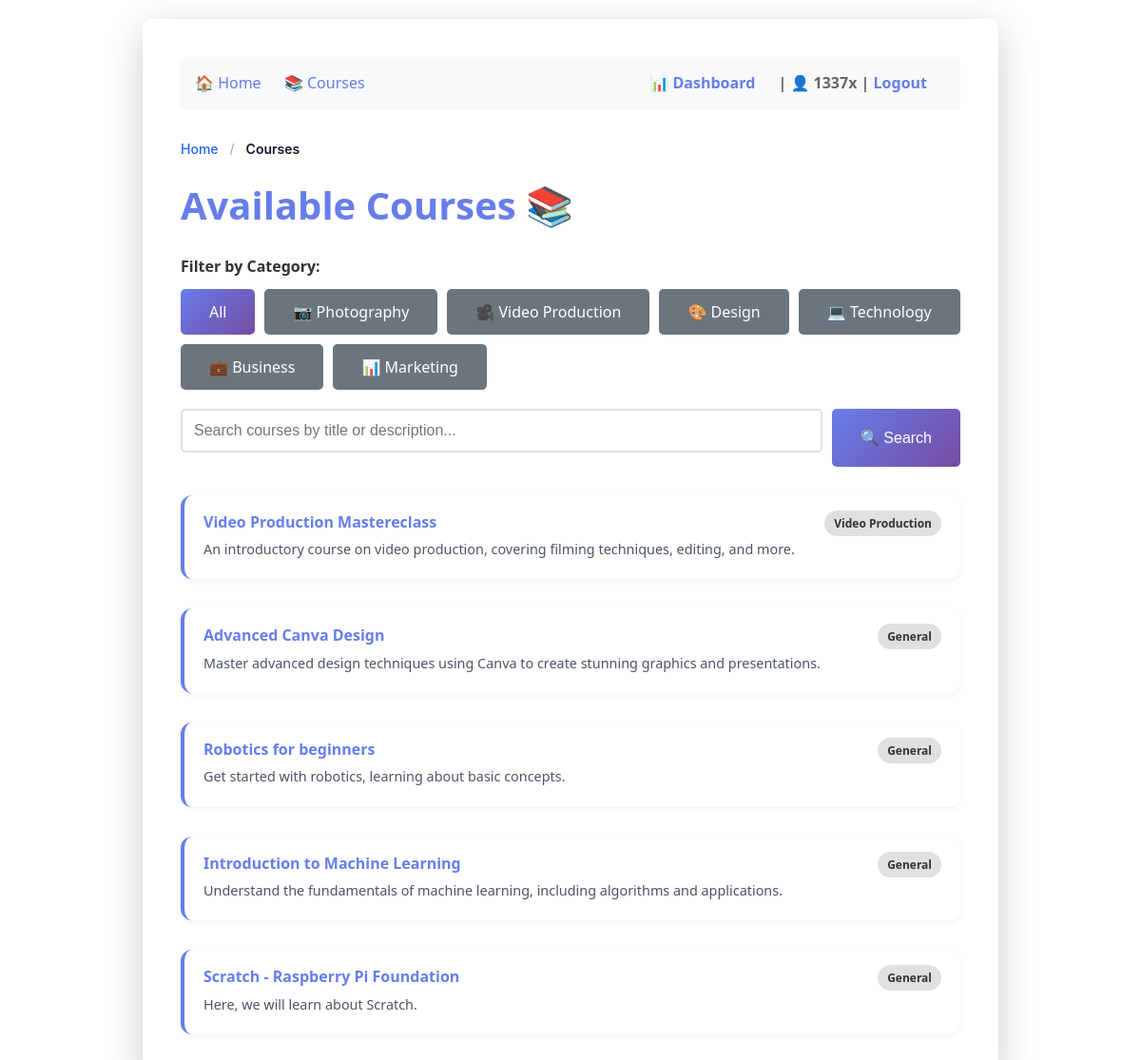
The app's page /courses (signed in) with its own data.
### tables this page shows
CREATE TABLE courses (
                   id INTEGER PRIMARY KEY,
                   title TEXT NOT NULL,
                   description TEXT NOT NULL
               , video_url TEXT, category TEXT DEFAULT 'General');

### routes/courses.py (the view)
    @app.route('/courses')
    def courses():
        search_query = request.args.get('search', '').strip()
        category_filter = request.args.get('category', '').strip()  # NEW!
        conn = get_db_connection()
        if search_query and category_filter:
            courses_list = conn.execute(
                'SELECT * FROM courses WHERE (title LIKE ? OR description LIKE ?) AND category = ?',
                (f'%{search_query}%', f'%{search_query}%', category_filter)
            ).fetchall()
        elif search_query:
            courses_list = conn.execute(
                'SELECT * FROM courses WHERE title LIKE ? OR description LIKE ?',
                (f'%{search_query}%', f'%{search_query}%')
            ).fetchall()
        elif category_filter:
            courses_list = conn.execute(
                'SELECT * FROM courses WHERE category = ?',
                (category_filter,)
            ).fetchall()
        else:
            courses_list = conn.execute('SELECT * FROM courses').fetchall()
        conn.close()
        user = session.get('username')
        admin = is_admin()
        breadcrumbs = [
            { "name": "Home", "url": "/" },
            { "name": "Courses", "url": None } # None for the active page
        ]
        return render_template('courses.html', courses=courses_list,
                            username=user, is_admin=admin,
                            search_query=search_query,
                            category_filter=category_filter,
                            breadcrumbs=breadcrumbs)

### helpers.py (called while the page is built)
def get_db_connection():
    conn = sqlite3.connect('lms.db')
    conn.row_factory = sqlite3.Row
    return conn

def is_admin():
    if 'username' not in session:
        return False
    conn = get_db_connection()
    user = conn.execute(
        'SELECT is_admin FROM users WHERE username = ?',
        (session['username'],)
    ).fetchone()
    conn.close()
    return user and user['is_admin'] == 1

### templates/courses.html (shortened to what this page needs)
{% extends "base.html" %}
{% block content %}
    <h1>Available Courses 📚</h1>
    <div style="margin-bottom: 20px;">
        <strong>Filter by Category:</strong>
        <div class="category-filters">
            <a href="/courses" class="btn filter-btn {% if not category_filter %}active{% else %}inactive{% endif %}">
                All
            </a>
            <a href="/courses?category=Photography" class="btn filter-btn {% if category_filter == 'Photography' %}active{% else %}inactive{% endif %}">
                📷 Photography
            </a>
            <a href="/courses?category=Video Production" class="btn filter-btn {% if category_filter == 'Video Production' %}active{% else %}inactive{% endif %}">
                🎥 Video Production
            </a>
            <a href="/courses?category=Design" class="btn filter-btn {% if category_filter == 'Design' %}active{% else %}inactive{% endif %}">
                🎨 Design
            </a>
            <a href="/courses?category=Technology" class="btn filter-btn {% if category_filter == 'Technology' %}active{% else %}inactive{% endif %}">
                💻 Technology
            </a>
            <a href="/courses?category=Business" class="btn filter-btn {% if category_filter == 'Business' %}active{% else %}inactive{% endif %}">
                💼 Business
            </a>
            <a href="/courses?category=Marketing" class="btn filter-btn {% if category_filter == 'Marketing' %}active{% else %}inactive{% endif %}">
                📊 Marketing
            </a>
        </div>
    </div>
    <form method="GET" action="/courses" class="search-container">
        <input type="text"
               name="search"
               placeholder="Search courses by title or description..."
               value="{{ search_query or '' }}"
               class="search-input">
        <button type="submit" class="btn">🔍 Search</button>
    </form>
    {% if courses|length > 0 %}
        <ul class="course-list">
            {% for course in courses %}
                <li class="course-item">
                    <div class="course-item-content">
                        <div class="course-item-text">
                            <h3><a href="/course/{{ course.id }}">{{ course.title }}</a></h3>
                            <p>{{ course.description }}</p>
                        </div>
                        {% if course.category %}
                            <span class="category-badge">{{ course.category }}</span>
                        {% endif %}
                    </div>
                </li>
            {% endfor %}
        </ul>
    {% else %}
        <div class="empty-state">
            <h3>No courses found</h3>
            <p>Try a different search term or category, or <a href="/courses">view all courses</a>.</p>
        </div>
    {% endif %}
{% endblock %}

### static/css/style.css (style rules this page uses)
* { margin: 0; padding: 0; box-sizing: border-box; }
body { font-family: 'Segoe UI', Tahoma, Geneva, Verdana, sans-serif; line-height: 1.6; color: #333; background-color: linear-gradient(135deg, #667eea 0%, #764ba2 100%); padding: 20px; }
h1 { color: #667eea; margin-bottom: 20px; font-size: 2.5rem; }
a { color: #667eea; text-decoration: none; transition: color 0.3s ease; }
form { margin: 20px 0; }
input[type="text"], input[type="password"], textarea { width: 100%; padding: 12px; border: 2px solid #e0e0e0; border-radius: 5px; font-size: 16px; transition: border-color 0.3s; margin-bottom: 15px; }
button[type="submit"], .btn { background: linear-gradient(135deg, #667eea 0%, #764ba2 100%); color: white; padding: 12px 30px; border: none; border-radius: 5px; font-size: 16px; cursor: pointer; transition: transform 0.2s, box-shadow 0.2s; }
.course-list { list-style: none; padding: 0; }
.course-item { background: #f8f9fa; padding: 20px; margin-bottom: 15px; border-radius: 5px; border-left: 4px solid #667eea; transition: transform 0.2s, box-shadow 0.2s; }
.course-item h3 { color: #667eea; margin-bottom: 10px; }
.course-item p { color: #666; }
.category-filters { display: flex; gap: 10px; flex-wrap: wrap; margin-top: 10px; }
.filter-btn { display: inline-block; text-decoration: none; line-height: 1.5; }
.filter-btn.active { background: linear-gradient(135deg, #667eea 0%, #764ba2 100%) !important; }
.filter-btn.inactive { background: #6c757d !important; }
.search-container { display: flex; gap: 10px; margin-bottom: 30px; }
.search-input { flex: 1; }
.course-item-content { display: flex; justify-content: space-between; align-items: start; }
.course-item-text { flex: 1; }
.category-badge { background: #667eea; color: white; padding: 5px 15px; border-radius: 20px; font-size: 14px; white-space: nowrap; margin-left: 15px; }
.course-list { list-style: none; padding: 0; margin: 0; display: grid; gap: 1rem; }
.course-item { background: #fff; border-radius: 12px; padding: 1rem 1.25rem; box-shadow: 0 2px 6px rgba(0,0,0,0.05); transition: transform 0.2s ease, box-shadow 0.2s ease; }
.course-item-content { display: flex; justify-content: space-between; align-items: flex-start; flex-wrap: wrap; gap: 0.75rem; }
.course-item-text h3 { font-size: 1rem; margin: 0 0 0.25rem 0; }
.course-item-text p { font-size: 0.9rem; color: #4b5563; margin: 0.25rem 0; }
.category-badge { background-color: #eff6ff; color: #1e40af; font-size: 0.75rem; font-weight: 600; padding: 4px 10px; border-radius: 9999px; align-self: flex-start; }
.category-badge { background-color: #e0e0e0; color: #333; padding: 4px 10px; border-radius: 15px; font-weight: 600; }

### records on screen
courses: title "Video Production Mastereclass", description "An introductory course on video production, covering filming techniques, editing, and more.", category "Video Production"
courses: title "Advanced Canva Design", description "Master advanced design techniques using Canva to create stunning graphics and presentations.", category "General"
courses: title "Robotics for beginners", description "Get started with robotics, learning about basic concepts.", category "General"
courses: title "Introduction to Machine Learning", description "Understand the fundamentals of machine learning, including algorithms and applications.", category "General"
courses: title "Scratch - Raspberry Pi Foundation", description "Here, we will learn about Scratch.", category "General"

### other values on screen
{{ username }} "1337x"
{{ crumb.name }} "Home"
{{ crumb.name }} "Courses"
